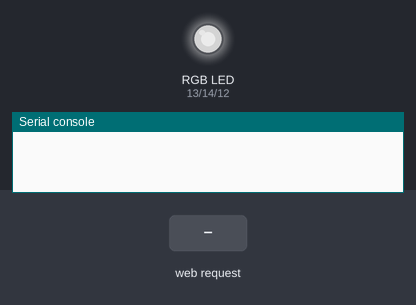
Bench run of a program on a simulated ESP32 board running MicroPython. On the bench: an RGB LED mixed from three pins (HIGH = lit), the last lines printed to the serial console. Inputs (shaded band) come from the test bench. Dim RGB values are drawn brighter than linear.

Above: at 1.2 s.
1.3 s: HTTP request GET /cycle received
At 1.7 s:
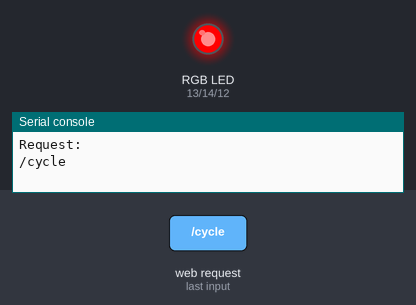
At 2.2 s:
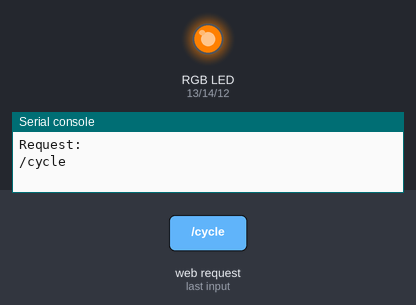
4.3 s: HTTP request GET /magenta received
At 5.0 s:
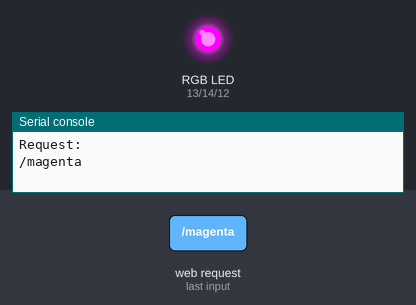
Timing chart, 0 to 7.3 s (numbered marks = the images above; inputs shaded):
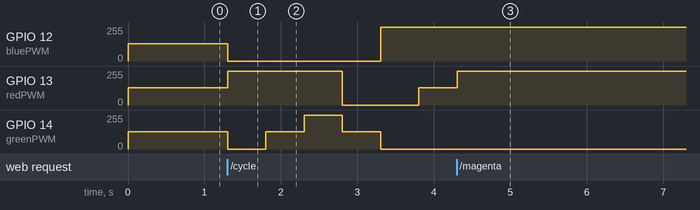

The program:

color_server.py
```python
import socket
import machine
import time

# initialize pins for each color
redPWM = machine.PWM(machine.Pin(13, machine.Pin.OUT), freq=1000)
greenPWM = machine.PWM(machine.Pin(14, machine.Pin.OUT), freq=1000)
bluePWM = machine.PWM(machine.Pin(12, machine.Pin.OUT), freq=1000)

#HTML to send to browsers
html = """<!DOCTYPE html>
<html>
<body bgcolor="#003333" text="white" link="#66ccaa" vlink="#339977" alink="#ff0099">
<head> <title>bmwt color server</title> </head>

<center><h2>Go ahead- pick a color</h2></center>
<center><h3>(All Hail Brak)</h3></center>

<a href="/red">Red</a><p>
<a href="/green">Green</a><p>
<a href="/blue">Blue</a><p>
<a href="/orange">Orange</a><p>
<a href="/yellow">Yellow</a><p>
<a href="/purple">Purple</a><p>
<a href="/magenta">Magenta</a><p>
<a href="/cycle">Cycle</a><p>

</html>
"""

hailbrak = """<!DOCTYPE html>
<html>
<head> <title>bmwt color server</title> </head>

<center><h2>ALL HAIL BRAK</h2></center>

</html>
"""


# function to turn 0-255 color into 0-1023 PWM value
def duty_translate(n):
    return int((float(n) / 255) * 1023)

# set pixel color according to RGB value.  n for multiple bulbs
def setPixelColor(n, redvalue, greenvalue, bluevalue):
    redPWM.duty(duty_translate(redvalue))
    greenPWM.duty(duty_translate(greenvalue))
    bluePWM.duty(duty_translate(bluevalue))


# set bulb to a color
def color_set(color):
    if color == 'black':
        setPixelColor(0, 0, 0, 0)
    elif color == 'white':
        setPixelColor(0, 255, 255, 255)
    elif color == 'red':
        setPixelColor(0, 255, 0, 0)
    elif color == 'lime':
        setPixelColor(0, 0, 255, 0)
    elif color == 'blue':
        setPixelColor(0, 0, 0, 255)
    elif color == 'yellow':
        setPixelColor(0, 255, 255, 0)
    elif color == 'aqua':
        setPixelColor(0, 0, 255, 255)
    elif color == 'magenta':
        setPixelColor(0, 255, 0, 255)
    elif color == 'silver':
        setPixelColor(0, 192, 192, 192)
    elif color == 'grey':
        setPixelColor(0, 128, 128, 128)
    elif color == 'olive':
        setPixelColor(0, 128, 128, 0)
    elif color == 'green':
        setPixelColor(0, 0, 128, 0)
    elif color == 'purple':
        setPixelColor(0, 128, 0, 255)
    elif color == 'teal':
        setPixelColor(0, 0, 128, 128)
    elif color == 'navy':
        setPixelColor(0, 0, 0, 128)
    elif color == 'orange':
        setPixelColor(0, 255, 128, 0)

# cycle through a list of colors
def color_cycle(sleep):
    cycle_colors = ["red", "orange", "yellow", "green", "blue", "purple"]
    for color in cycle_colors:
        color_set(color)
        time.sleep_ms(sleep)

#Setup Socket WebServer
s = socket.socket(socket.AF_INET, socket.SOCK_STREAM)
s.bind(('', 80))
s.listen(5)
while True:
    conn, addr = s.accept()
    print("Got a connection from %s" % str(addr))
    request = conn.recv(1024)
    print("Content = %s" % str(request))
    request = str(request)
    print(request)
    response = html
    request = str(request).split()[1]
    print("Request:")
    print(request)
    if request == "/brak":
        conn.send(hailbrak)
        conn.close()
        continue
    elif request == "/red":
        color_set("red")
    elif request == "/green":
        color_set("green")
    elif request == "/blue":
        color_set("blue")
    elif request == "/orange":
        color_set("orange")
    elif request == "/yellow":
        color_set("yellow")
    elif request == "/purple":
        color_set("purple")
    elif request == "/magenta":
        color_set("magenta")
    elif request == "/cycle":
        color_cycle(500)
    conn.send(response)
    conn.close()
```

Measured:
- after the input at 1.3 s, GPIO 12 (bluePWM): 128/255 → 0/255 at once, → 255/255 2.0 s later; GPIO 13 (redPWM): 128/255 → 255/255 at once, → 0/255 1.5 s later, → 128/255 1.0 s later; GPIO 14 (greenPWM): 128/255 → 0/255 at once, → 128/255 0.50 s later, → 255/255 0.50 s later, → 128/255 0.50 s later, … (5 changes in this stretch)
- after the input at 4.3 s, GPIO 13 (redPWM): 128/255 → 255/255 at once
